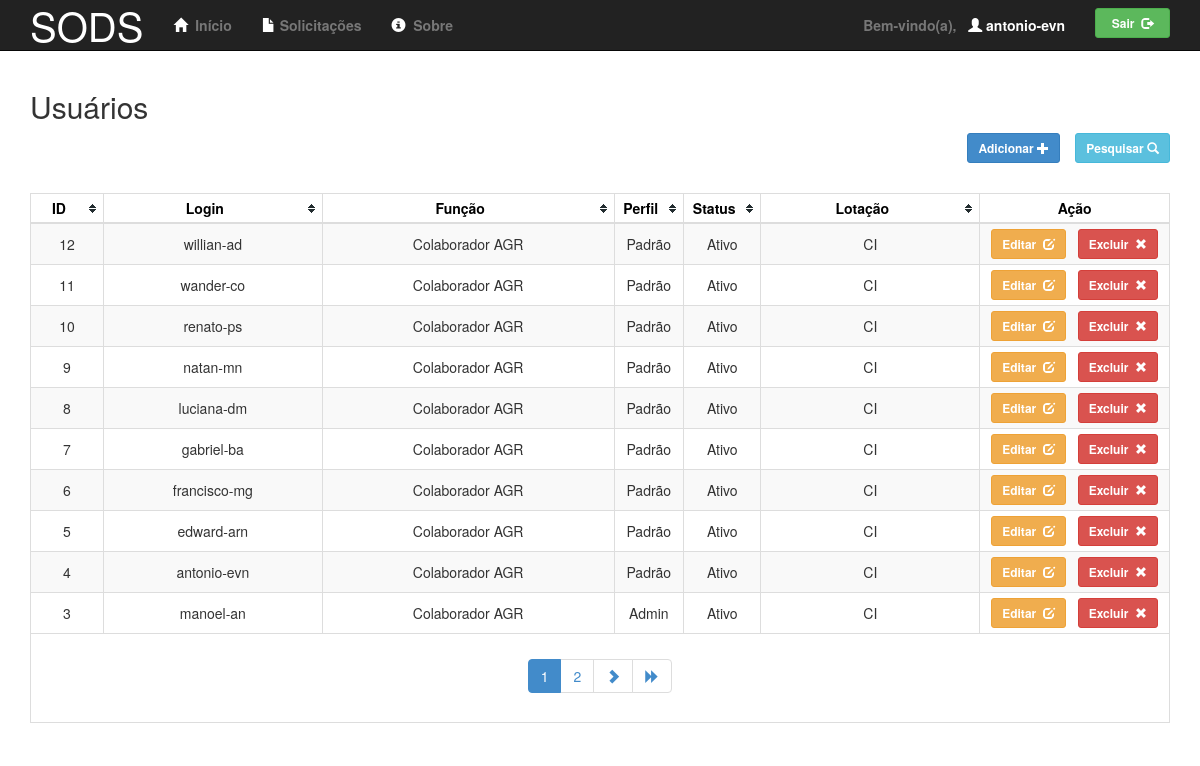
The page /admin/usuarios/index.php (signed in) on the database its author committed.
### tables this page shows
create table solicitante (
    id int not null primary key auto_increment,
    nome varchar(255) not null, 
    lotacao_id int not null,
    funcao varchar(255) not null,
    telefone varchar(30),
    email varchar(100),
    login varchar(50) not null unique,
    senha varchar(255) not null,
    perfil char not null default 'P' comment 'A - Admin ou P - Padrão',
    status char not null default 'A' comment 'A - Ativo ou I - Inativo',
    data_criacao timestamp default current_timestamp,
    data_alteracao timestamp null,
    check (perfil in ('A', 'P')),
    check (status in ('A', 'I'))
);

create table lotacao (
    id int not null primary key auto_increment,
    nome varchar(67) not null unique,
    sigla varchar(10) not null unique,
    gerencia_id int
);

### app/lib/db.php (called while the page is built, shortened)
<?php
    function get_db_connection($host='10.243.1.14', $user='sods', $password='dev123') {
        $conexao = null;
        if (isset($host) && isset($user) && isset($password)) {
            $conexao = mysql_connect($host, $user, $password, true);
        }
        return $conexao;
    }
?>

### app/dao/UsuarioDAO.php (called while the page is built, shortened)
<?php
    @require_once $_SERVER['DOCUMENT_ROOT'] . '/sods/app/lib/db.php';
    class UsuarioDAO implements DAO{
        private $connection;
        public function __construct() {
            $this->connection = get_db_connection();
        }
        public function count($criteria=null) {
            $where = empty($criteria) ? "" : "\twhere $criteria\n";
            $query = "" .
                "select\n" .
                    "\ts.id, s.nome as nome_sol, l.id as lotacao_id, l.nome as lotacao, s.funcao,\n" .
                    "\ts.telefone, s.login, s.senha, s.perfil, s.status, s.email,\n" .
                    "\ts.data_criacao, s.data_alteracao\n" .
                "from\n" .
                    "\tsolicitante as s\n" .
                "inner join lotacao as l\n" .
                    "\ton s.lotacao_id = l.id\n" .
                "$where";
            $result = mysql_query($query, $this->connection);
            $rows = mysql_num_rows($result);
            return $rows;
        }
        public function paginate($rows=10, $start=0, $criteria=null) {
            $all = array();
            $where = empty($criteria) ? "" : "\twhere $criteria\n";
            $query = "" .
                "select\n" .
                    "\ts.id, s.nome as nome_sol, l.id as lotacao_id, l.nome as lotacao, l.sigla as sigla_lotacao,\n" .
                    "\ts.funcao, s.telefone, s.login, s.senha, s.perfil, s.status, s.email,\n" .
                    "\ts.data_criacao, s.data_alteracao\n" .
                "from\n" .
                    "\tsolicitante as s\n" .
                "inner join lotacao as l\n" .
                    "\ton s.lotacao_id = l.id\n" .
                "$where" .
                "order by\n" .
                    "\ts.id desc\n" .
                "limit $rows\n" .
                "offset $start";
            $result = mysql_query($query, $this->connection);
            while ($row = mysql_fetch_array($result)) {
                array_push($all, $row);
            }
            return $all;
        }
    }
?>

### app/controllers/Controller.php (called while the page is built, shortened)
<?php
    @require_once $_SERVER['DOCUMENT_ROOT'] . '/sods/app/lib/paginator.php';
    abstract class Controller {
        public function __construct() {
            $this->paginator = new Paginator();
        }
    }
?>

### app/lib/pagination.php (called while the page is built, shortened)
<?php
    class Pagination {
        function simple_pagination_links($totalpages, $totallinks, $selectedpage) {
            $arr = array();
            if ($totalpages < $totallinks) {
                for ($i = 1; $i <= $totalpages; $i++) {
                    $arr[] = $i;
                }
            }
            return $arr;
        }
    }
?>

### app/controllers/UsuariosController.php (the view, shortened to what this page needs)
<?php
    @require_once 'Controller.php';
    @require_once $_SERVER['DOCUMENT_ROOT'] . '/sods/app/dao/UsuarioDAO.php';
    class UsuariosController extends Controller {
        public function __construct() {
            $this->dao = new UsuarioDAO();
            $this->paginator->totalrecords = $this->dao->count();
            $this->paginator->defaultUrl = "/sods/admin/usuarios/";
            $this->paginator->paginationUrl = "/sods/admin/usuarios/";
        }
        public function getPage($page_number=1, $rows=10, $criteria=null) {
            $this->paginator->pagesize = $rows;
            $this->paginator->pagenumber = $page_number;
            return $this->dao->paginate($rows, $page_number * $rows - $rows, $criteria);
        }
        public function getGrid($page_number=1, $filter=null, $value=null) {
            $criteria = null;
            $usuarios = $this->getPage($page_number, 10, $criteria);
            $total_records = empty($criteria) ? $this->dao->count() : $this->dao->count($criteria);
            $this->paginator->totalrecords = $total_records;
            if ($total_records > 0) {
                $html =  "<table\n";
                $html .= "    id=\"tablesorter\"\n";
                $html .= "    role=\"grid\"\n";
                $html .= "    class=\"table table-striped table-bordered\n" .
                         "           table-condensed tablesorter tablesorter-default\">\n";
                $html .= "    <thead>\n";
                $html .= "        <tr>\n";
                $html .= "            <th width=\"5%\">ID</th>\n";
                $html .= "            <th width=\"15%\">Login</th>\n";
                $html .= "            <th width=\"20%\">Função</th>\n";
                $html .= "            <th width=\"3%\">Perfil</th>\n";
                $html .= "            <th width=\"3%\">Status</th>\n";
                $html .= "            <th width=\"15%\">Lotação</th>\n";
                $html .= "            <th width=\"13%\" class=\"nonSortable\">Ação</th>\n";
                $html .= "        </tr>\n";
                $html .= "    </thead>\n";
                $html .= "    <tbody>\n";
                foreach ($usuarios as $usuario) {
                    $html .= "        <tr>\n";
                    $html .= "            <td>{$usuario['id']}</td>\n";
                    $tooltip =  "<span data-toggle=\"tooltip\" data-placement=\"bottom\" " .
                        "title=\"{$usuario['nome_sol']}\">{$usuario['login']}</span>";
                    $html .= "            <td>$tooltip</td>\n";
                    $html .= "            <td>{$usuario['funcao']}</td>\n";
                    $tooltip = "<span data-toggle=\"tooltip\" data-placement=\"bottom\"";
                    if ($usuario['perfil'] == "A") {
                        $tooltip .= "title=\"Administrador do sistema\">Admin</span>";
                    } else {
                        $tooltip .= "title=\"Usuário padrão\">Padrão</span>";
                    }
                    $html .= "            <td>$tooltip</td>\n";
                    if ($usuario['status'] == "A") {
                        $html .= "            <td>Ativo</td>\n";
                    } else {
                        $html .= "            <td>Inativo</td>\n";
                    }
                    $tooltip =  "<span data-toggle=\"tooltip\" data-placement=\"bottom\" " .
                        "title=\"{$usuario['lotacao']}\">{$usuario['sigla_lotacao']}</span>";
                    $html .= "            <td>$tooltip</td>\n";
                    $html .= "            <td colspan=\"2\">\n";
                    $html .= "                <button\n";
                    $html .= "                    class=\"btn btn-warning btn-sm\"\n";
                    $html .= "                    data-toggle=\"modal\"\n";
                    $html .= "                    data-target=\"#modal-edit\"\n";
                    $json = json_encode($usuario);
                    $indentation = str_repeat(' ', 20);
                    $json = jsonpp($json, $indentation);
                    $html .= "                    onclick='edit(\n$json, $page_number)'>\n";
                    $html .= "                    <strong>\n";
                    $html .= "                        Editar&nbsp;\n";
                    $html .= "                        <span class=\"glyphicon glyphicon-edit\"></span>\n";
                    $html .= "                    </strong>\n";
                    $html .= "                </button>\n";
                    $html .= "                &nbsp;\n";
                    $html .= "                <button\n";
                    $html .= "                    class=\"btn btn-danger btn-sm\"\n";
                    $html .= "                    data-toggle=\"modal\"\n";
                    $html .= "                    data-target=\"#modal-del\"\n";
                    $html .= "                    onclick='del($json, $page_number, $total_records)'>\n";
                    $html .= "                    <strong>\n";
                    $html .= "                        Excluir&nbsp;\n";
                    $html .= "                        <span class=\"glyphicon glyphicon-remove\"></span>\n";
                    $html .= "                    </strong>\n";
                    $html .= "                </button>\n";
                    $html .= "            </td>\n";
                    $html .= "        </tr>\n";
                }
                $html .= "    </tbody>\n";
                if ($total_records > 10) {
                    $html .= "    <tfoot>\n";
                    $html .= "        <tr>\n";
                    $html .= "            <td colspan=\"10\">{$this->paginator}</td>\n";
                    $html .= "        </tr>\n";
                    $html .= "    </tfoot>\n";
                }
                $html .= "</table>\n";
            } else {
                $html = "<div class=\"alert alert-danger\" role=\"alert\">\n";
                $html .= "    <center><b>Nenhum registro encontrado.</b></center>\n";
                $html .= "</div>\n";
            }
            return $html;
        }
    }
?>

### rows shown on the page
solicitante: id "12", login "willian-ad", funcao "Colaborador AGR"
lotacao: sigla "CI CI CI CI CI CI CI CI CI CI"
solicitante: id "11", login "wander-co", funcao "Colaborador AGR"
solicitante: id "10", login "renato-ps", funcao "Colaborador AGR"
solicitante: id "9", login "natan-mn", funcao "Colaborador AGR"
solicitante: id "8", login "luciana-dm", funcao "Colaborador AGR"
solicitante: id "7", login "gabriel-ba", funcao "Colaborador AGR"
solicitante: id "6", login "francisco-mg", funcao "Colaborador AGR"
solicitante: id "5", login "edward-arn", funcao "Colaborador AGR"
solicitante: id "4", login "antonio-evn", funcao "Colaborador AGR"
solicitante: id "3", login "manoel-an", funcao "Colaborador AGR"

### other values the page prints
$_SESSION['usuario']['login'] "antonio-evn"
$controller->getGrid(1) "Editar Excluir Editar Excluir Editar Excluir Editar Excluir Editar Excluir Editar Excluir Editar Excluir Editar Excluir Editar Excluir Editar Excluir"
$item "1"
$item "2"
